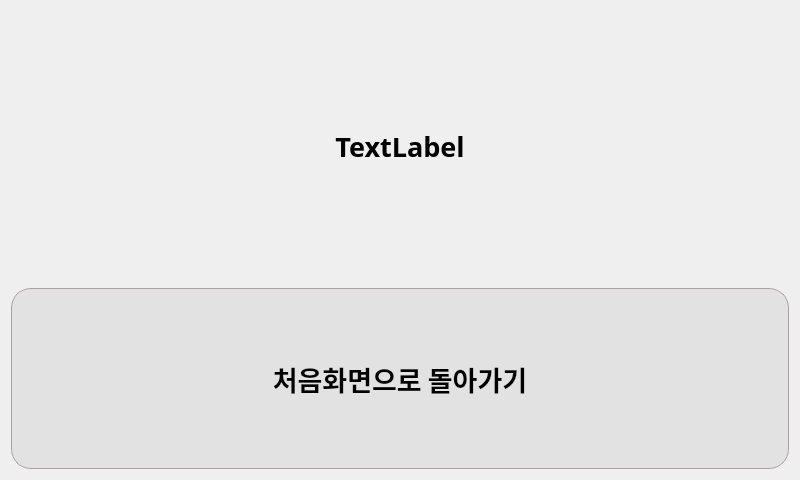
<?xml version="1.0" encoding="UTF-8"?>
<ui version="4.0">
 <class>Form</class>
 <widget class="QWidget" name="Form">
  <property name="geometry">
   <rect>
    <x>0</x>
    <y>0</y>
    <width>800</width>
    <height>480</height>
   </rect>
  </property>
  <property name="windowTitle">
   <string>Form</string>
  </property>
  <layout class="QGridLayout" name="gridLayout" rowstretch="3,2">
   <item row="1" column="1">
    <widget class="QPushButton" name="pushButton">
     <property name="sizePolicy">
      <sizepolicy hsizetype="Minimum" vsizetype="Expanding">
       <horstretch>0</horstretch>
       <verstretch>0</verstretch>
      </sizepolicy>
     </property>
     <property name="font">
      <font>
       <family>맑은 고딕</family>
       <pointsize>20</pointsize>
       <weight>75</weight>
       <bold>true</bold>
      </font>
     </property>
     <property name="styleSheet">
      <string notr="true">QPushButton {
	border-radius: 20px;
	background-color : rgba(222,222, 222, 0.8);
	border-color: rgb(155, 142, 149, 0.8);	
	border-style : solid;
	border-width : 0.5px;
}
</string>
     </property>
     <property name="text">
      <string>처음화면으로 돌아가기</string>
     </property>
    </widget>
   </item>
   <item row="0" column="1">
    <widget class="QLabel" name="label">
     <property name="font">
      <font>
       <family>맑은 고딕</family>
       <pointsize>20</pointsize>
       <weight>75</weight>
       <bold>true</bold>
      </font>
     </property>
     <property name="text">
      <string>TextLabel</string>
     </property>
     <property name="alignment">
      <set>Qt::AlignCenter</set>
     </property>
    </widget>
   </item>
  </layout>
 </widget>
 <resources/>
 <connections/>
</ui>
